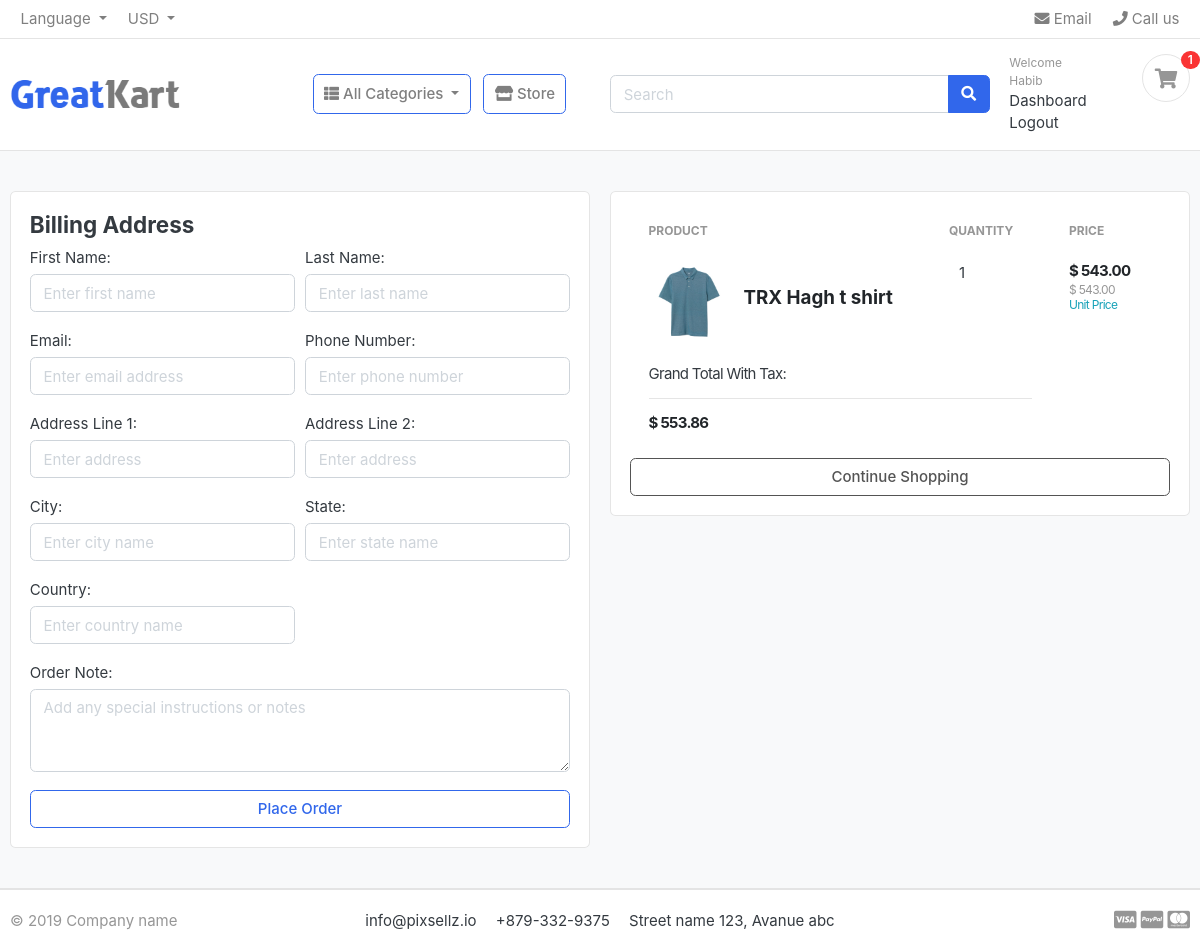
Screenshot of /carts/checkout/ (signed in) with the database file from the repository.
### account/models.py (models this page shows, shortened)
class Account(AbstractBaseUser):
    first_name   = models.CharField(max_length=50,)
    last_name    = models.CharField(max_length=20,unique=True)
    username     = models.CharField(max_length=50,unique=True)
    email        = models.CharField(max_length=100,unique=True)
    phone_number = models.CharField(max_length=11)
    join_date    =models.DateTimeField(auto_now_add=True)
    last_login   =models.DateTimeField(auto_now_add=True)
    is_admin     =models.BooleanField(default=False)
    is_staff     =models.BooleanField(default=False)
    is_active    =models.BooleanField(default=False)
    is_superadmin=models.BooleanField(default=False)
    USERNAME_FIELD = 'email'
    REQUIRED_FIELDS = [
        'username','first_name','last_name'
    ]
    objects = MyAccountManager()

### carts/models.py (models this page shows, shortened)
class CartItem(models.Model):
    user = models.ForeignKey(Account,on_delete=models.CASCADE,null=True)
    product = models.ForeignKey(Product, on_delete=models.CASCADE,null=True)
    variations = models.ManyToManyField(Variation,blank=True)
    cart = models.ForeignKey(Cart,on_delete=models.CASCADE)
    quantity = models.IntegerField()
    is_active = models.BooleanField(default=True)
    def sub_total(self):
        return self.product.price * self.quantity

### shop/models.py (models this page shows, shortened)
class Product(models.Model):
    name        =models.CharField(max_length=100)
    slug        =models.SlugField(max_length=50,unique=True)
    description = models.TextField(max_length=500,blank=True)
    price = models.DecimalField(max_digits=10, decimal_places=2)
    images = models.ImageField(upload_to='photos/products')
    category = models.ForeignKey(Category,on_delete=models.CASCADE)
    stock = models.IntegerField()
    is_available = models.BooleanField()
    created_at = models.DateTimeField(auto_now_add=True)
    modified_at = models.DateTimeField(auto_now=True)
    def get_url(self):
      return reverse('product_details', args=[self.category.slug, self.slug])

### carts/views.py (the view)
# urls.py: path('checkout/',views.Checkout,name='checkout')
@login_required(login_url='login')
def Checkout(request,total=0,quantity=0,cart_items=None):
    try:
        grand_total = 0
        tax = 0
        if request.user.is_authenticated:
            cart_items = CartItem.objects.filter(user=request.user,is_active=True)
        else:
            cart = Cart.objects.get(cart_id = _cart_id(request))
            cart_items = CartItem.objects.filter(cart=cart,is_active=True)
        for cart_item in cart_items:
            total +=  (cart_item.product.price * cart_item.quantity)
            quantity += cart_item.quantity
        tax = (2 * total)/100
        grand_total = tax + total
    except ObjectDoesNotExist:
        pass
    return render(request, 'accounts/checkout.html', {
        'cart_items':cart_items,'total':total,'quantity':quantity,
        'tax':tax,'grand_total':grand_total
    })

### templates/accounts/checkout.html (shortened to what this page needs)
{% extends 'base.html' %}
{% load static %}
{% block content %}
<section class="section-content padding-y bg">
    <div class="container">
        <div class="row">
            <aside class="col-lg-6">
                <div class="card">
                    <div class="card-body">
                        <h4 class="card-title mb-2">Billing Address</h4>
                        <form action="{% url 'place_order' %}" method="POST">
                            <div class="form-row">
                                <div class="form-group col-md-6">
                                    <label for="first_name">First Name:</label>
                                    <input type="text" name="first_name" id="first_name" class="form-control" placeholder="Enter first name" required>
                                </div>
                                <div class="form-group col-md-6">
                                    <label for="last_name">Last Name:</label>
                                    <input type="text" name="last_name" id="last_name" class="form-control" placeholder="Enter last name" required>
                                </div>
                                <div class="form-group col-md-6">
                                    <label for="email">Email:</label>
                                    <input type="email" name="email" id="email" class="form-control" placeholder="Enter email address" required>
                                </div>
                                <div class="form-group col-md-6">
                                    <label for="phone">Phone Number:</label>
                                    <input type="text" name="phone" id="phone" class="form-control" placeholder="Enter phone number" required>
                                </div>
                                <div class="form-group col-md-6">
                                    <label for="address_line_1">Address Line 1:</label>
                                    <input type="text" name="address_line_1" id="address_line_1" class="form-control" placeholder="Enter address" required>
                                </div>
                                <div class="form-group col-md-6">
                                    <label for="address_line_2">Address Line 2:</label>
                                    <input type="text" name="address_line_2" id="address_line_2" class="form-control" placeholder="Enter address">
                                </div>
                                <div class="form-group col-md-6">
                                    <label for="city">City:</label>
                                    <input type="text" name="city" id="city" class="form-control" placeholder="Enter city name" required>
                                </div>
                                <div class="form-group col-md-6">
                                    <label for="state">State:</label>
                                    <input type="text" name="state" id="state" class="form-control" placeholder="Enter state name" required>
                                </div>
                                <div class="form-group col-md-6">
                                    <label for="country">Country:</label>
                                    <input type="text" name="country" id="country" class="form-control" placeholder="Enter country name" required>
                                </div>
                                <div class="form-group col-12">
                                    <label for="order_note">Order Note:</label>
                                    <textarea name="order_note" id="order_note" class="form-control" placeholder="Add any special instructions or notes" rows="3"></textarea>
                                </div>
                            </div>
                            <button type="submit" class="btn btn-outline-primary btn-block">Place Order</button>
                        </form>
                    </div>
                </div>
            </aside>
            <aside class="col-lg-6">
                <div class="card">
                    <div class="card-body">
                        <table class="table table-borderless table-shopping-cart">
                            <thead class="text-muted">
                                <tr class="small text-uppercase">
                                    <th scope="col">Product</th>
                                    <th scope="col" width="120">Quantity</th>
                                    <th scope="col" width="120">Price</th>
                                </tr>
                            </thead>
                            <tbody>
                                {% for cart_item in cart_items %}
                                <tr>
                                    <td>
                                        <figure class="itemside align-items-center">
                                            <div class="aside"><img src="{{ cart_item.product.images.url }}" class="img-sm"></div>
                                            <figcaption class="info">
                                                <a href="{{ cart_item.product.get_url }}" class="title text-dark"><h5>{{ cart_item.product.name }}</h5></a>
                                            </figcaption>
                                        </figure>
                                    </td>
                                    <td>
                                        <div class="col">
                                            <label for="">{{ cart_item.quantity }}</label>
                                        </div>
                                    </td>
                                    <td>
                                        <div class="price-wrap">
                                            <var class="price">$ {{ cart_item.sub_total }}</var>
                                            <small class="text-muted"> $ {{ cart_item.product.price }} <p class="text text-info">Unit Price</p> </small>
                                        </div>
                                    </td>
                                </tr>
                                {% endfor %}
                                <tr>
                                    <td colspan="2">
                                        <div class="price-wrap">
                                            Grand Total With Tax:
                                            <hr>
                                            <var class="price">$ {{ grand_total }}</var>
                                        </div>
                                    </td>
                                </tr>
                            </tbody>
                        </table>
                        <p class="text-center">
                            <a href="{% url 'store' %}" class="btn btn-outline-secondary btn-block">Continue Shopping</a>
                        </p>
                    </div>
                </div>
            </aside>
        </div>
    </div>
</section>
{% endblock %}

### templates/base.html (shortened to what this page needs)
{% load static %}
<!DOCTYPE HTML>
<html lang="en">
<head>
<link href="{% static 'css/bootstrap.css' %}" rel="stylesheet" type="text/css"/>
<link href="{% static 'fonts/fontawesome/css/all.min.css' %}" type="text/css" rel="stylesheet">
<link href="{% static 'css/ui.css' %}" rel="stylesheet" type="text/css"/>
<link href="{% static 'css/responsive.css' %}" rel="stylesheet" media="only screen and (max-width: 1200px)" />
</head>
<body>
<header class="section-header">
<nav class="navbar p-md-0 navbar-expand-sm navbar-light border-bottom">
<div class="container">
  <div class="collapse navbar-collapse" id="navbarTop4">
	<ul class="navbar-nav mr-auto">
	  <li class="nav-item dropdown">
		<a href="#" class="nav-link dropdown-toggle" data-toggle="dropdown"> Language </a>
	  </li>
	  <li class="nav-item dropdown">
		<a href="#" class="nav-link dropdown-toggle" data-toggle="dropdown"> USD </a>
	  </li>
	</ul>
	<ul class="navbar-nav ml-auto ">
	  <li><a href="#" class="nav-link"> <i class="fa fa-envelope"></i> Email </a></li>
	  <li><a href="#" class="nav-link"> <i class="fa fa-phone"></i> Call us </a></li>
	</ul>
  </div>
</div>
</nav>
<section class="header-main border-bottom">
    <div class="container">
        <div class="row align-items-center">
            <div class="col-lg-2 col-md-3 col-6">
                <a href="{% url 'home' %}" class="brand-wrap">
                    <img class="logo" src="{% static 'images/logo.png' %}" alt="Company Logo">
                </a>
            </div>
            <div class="col-lg-4 col-md-6 col-12">
                <nav class="navbar navbar-expand-lg navbar-light">
                    <div class="collapse navbar-collapse" id="navbarSupportedContent">
                        <ul class="navbar-nav mr-auto">
                            <li class="nav-item dropdown">
								<a class="nav-link btn btn-outline-primary dropdown-toggle " data-toggle="dropdown" href="#" id="navbarDropdown" role="button" data-toggle="dropdown" aria-haspopup="true" aria-expanded="false">
									<i class="fa fa-th-list"></i> All Categories
								</a>
                            </li>
                            <li class="nav-item">
                                <a class="nav-link btn btn-outline-primary" href="{% url 'store' %}" >
                                    <i class="fa fa-store"></i> Store
                                </a>
                            </li>
                        </ul>
                    </div>
                </nav>
            </div>
            <div class="col-lg-4 col-md-6 col-12">
                <form action="{% url 'search' %}" method="GET" class="search">
                    <div class="input-group w-100">
                        <input type="text" class="form-control" placeholder="Search" name="keyword">
                        <div class="input-group-append">
                            <button class="btn btn-primary" type="submit">
                                <i class="fa fa-search"></i>
                            </button>
                        </div>
                    </div>
                </form>
            </div>
            <div class="col-lg-2 col-md-3 col-6">
                <div class="d-flex justify-content-end">
                    {% if user.id is None %}
                    <div class="widget-header">
                        <small class="title text-muted">Welcome guest!</small>
                        <div>
                            <a href="{% url 'login' %}">Sign in</a> <span class="dark-transp"> | </span>
                            <a href="{% url 'register' %}"> Register</a>
                        </div>
                    </div>
                    {% else %}
                    <div class="widget-header">
                        <small class="title text-muted">Welcome <span>{{user.first_name|capfirst}}</span></small>
                        <div>
                            <a href="{% url 'dashboard' %}">Dashboard</a>
                            <a href="{% url 'logout' %}">Logout</a>
                        </div>
                    </div>
                    {% endif %}
                    <a href="{% url 'cart' %}" class="widget-header pl-3 ml-3">
                        <div class="icon icon-sm rounded-circle border"><i class="fa fa-shopping-cart"></i></div>
                        <span class="badge badge-pill badge-danger notify">{{cart_count}}</span>
                    </a>
                </div>
            </div>
        </div>
    </div>
</section>
</header>
{% block content %}{% endblock  %}
{% include 'footer.html' %}

### rows the page displays
Account: first_name "Habib"
CartItem: product.images (picture), product.name "TRX Hagh t shirt", quantity "1", sub_total "543.00", product.price "543.00"

### other values shown
{{ cart_count }} "1"
{{ grand_total }} "553.86"
